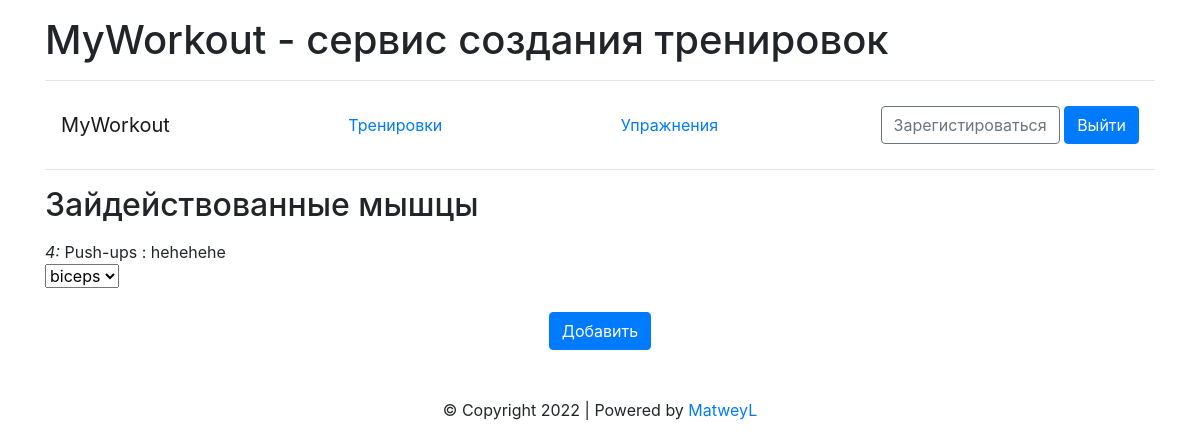
The app's page /exercises/muscle/4 (signed in) with its own data.
### app/models/base.py (models this page shows)
class Exercise(db.Model, Base):
    id = db.Column(db.Integer, primary_key=True, index=True, autoincrement=True)
    myworkout_user_id = db.Column(db.Integer, db.ForeignKey('myworkout_user.id'), nullable=True)
    name = db.Column(db.String(64), nullable=False)
    description = db.Column(db.Text, nullable=True)
    timestamp = db.Column(db.DateTime, default=datetime.datetime.utcnow())

### app/web/exercise.py (the view)
@exercise.route('/muscle/<int:exercise_id>', methods=["GET", "POST"])
def add_muscle(exercise_id):
    form = MuscleForm()
    m_crud = MuscleCRUD()
    user_id = current_user.id
    form.name.choices = m_crud.get_names()
    if request.method == "POST" and form.validate_on_submit():
        m_crud = MuscleCRUD()
        muscle_id = m_crud.get_by_name(form.name.data).id
        e_m_crud = ExerciseMuscleCRUD()
        e_m_crud.set_muscle(exercise_id, muscle_id)
        return redirect(url_for(f'.add_muscle', exercise_id=exercise_id))
    e_crud = ExerciseCRUD()
    e = e_crud.get_by_id(user_id, exercise_id)
    e_m_crud = ExerciseMuscleCRUD()
    e.muscles = m_crud.get_by_ids(e_m_crud.get_muscles_ids(exercise_id))
    return render_template("exercise/muscles.html", form=form, exercise=e)

### app/web/forms.py
class MuscleForm(FlaskForm):
    name = SelectField('Задействованные мышцы')
    submit = SubmitField('Добавить', render_kw={"class": "btn btn-primary"})

### app/crud/exercise.py (called while the page is built)
    def get_by_id(self, user_id, exercise_id):
        return db.session.execute(db.select(Exercise).filter(Exercise.myworkout_user_id == user_id,
                                                                     Exercise.id == exercise_id)).scalar()

### app/crud/exercise_muscle.py (called while the page is built)
    def get_muscles_ids(self, exercise_id):
        ems = db.session.execute(db.select(ExerciseMuscle).filter_by(exercise_id=exercise_id)).scalars()
        muscles_ids = [em.muscle_id for em in ems]
        return muscles_ids

### app/crud/muscule.py (called while the page is built)
    def get_all(self):
        return db.session.execute(db.select(Muscle)).scalars()

    def get_by_ids(self, muscles_ids):
        muscles = [self.get_by_id(muscle_id) for muscle_id in muscles_ids]
        return muscles

    def get_names(self):
        names = [muscle.name for muscle in self.get_all()]
        return names

### app/utils/base.py (called while the page is built)
    def __call__(cls, *args, **kwargs):
        if cls not in cls._instances:
            cls._instances[cls] = super(Singleton, cls).__call__(*args, **kwargs)
        return cls._instances[cls]

### app/web/auth.py (called while the page is built)
@login_manager.user_loader
def load_user(user_id):
    return MyworkoutUser.query.get(user_id)

### app/web/exercise.py (called while the page is built)
@exercise.before_request
def check_authorization():
    if current_user.is_anonymous:
        return redirect(url_for("auth.login"))

### app/web/templates/exercise/muscles.html (shortened to what this page needs)
{% extends "layouts/base.html" %}
{% block heading %}
Зайдействованные мышцы
{% endblock %}
{% block content %}
    {% if exercise %}
            <div>
              <em>{{ exercise.id }}:</em> {{ exercise.name }} : {{ exercise.description }}
            </div>
            <div>
                <form action="" method="post">
                    <p class="form-outline mb-4">
                        {{ form.name}}<br>
                    </p>
                    <p class="d-flex justify-content-center">{{ form.submit() }}</p>
                </form>
            </div>
    {% endif %}
{% endblock %}

### records on screen
Exercise: id "4", name "Push-ups", description "hehehehe"
